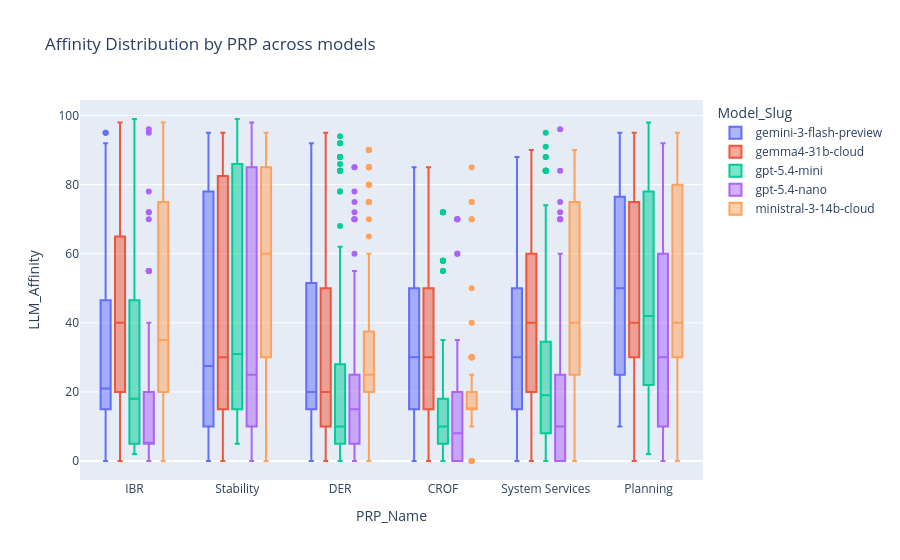

Source (notebook cell):
### Code cell
fig = px.box(
    prp_df,
    color='Model_Slug',
    y='LLM_Affinity',
    x = 'PRP_Name',
    # points = 'all',
    title='Affinity Distribution by PRP across models',
 )
# fig.update_layout(xaxis_title='PRP', yaxis_title='LLM Affinity')
# fig.update_xaxes(tickangle=45)
fig.show()

### Figure 1 — Plotly figure (JSON) as saved in the notebook; plotly's stock layout.template omitted (floating-point values rounded to 4 significant figures; data arrays with more than 128 entries replaced by an {"elided": "..."} marker saying what was removed)
{"data": [{"alignmentgroup": "True", "hovertemplate": "Model_Slug=gemini-3-flash-preview<br>PRP_Name=%{x}<br>LLM_Affinity=%{y}<extra></extra>", "legendgroup": "gemini-3-flash-preview", "marker": {"color": "#636efa"}, "name": "gemini-3-flash-preview", "notched": false, "offsetgroup": "gemini-3-flash-preview", "orientation": "v", "showlegend": true, "type": "box", "x": {"elided": "600 str values"}, "x0": " ", "xaxis": "x", "y": {"elided": "600 float values"}, "y0": " ", "yaxis": "y"}, {"alignmentgroup": "True", "hovertemplate": "Model_Slug=gemma4-31b-cloud<br>PRP_Name=%{x}<br>LLM_Affinity=%{y}<extra></extra>", "legendgroup": "gemma4-31b-cloud", "marker": {"color": "#EF553B"}, "name": "gemma4-31b-cloud", "notched": false, "offsetgroup": "gemma4-31b-cloud", "orientation": "v", "showlegend": true, "type": "box", "x": {"elided": "600 str values"}, "x0": " ", "xaxis": "x", "y": {"elided": "600 float values"}, "y0": " ", "yaxis": "y"}, {"alignmentgroup": "True", "hovertemplate": "Model_Slug=gpt-5.4-mini<br>PRP_Name=%{x}<br>LLM_Affinity=%{y}<extra></extra>", "legendgroup": "gpt-5.4-mini", "marker": {"color": "#00cc96"}, "name": "gpt-5.4-mini", "notched": false, "offsetgroup": "gpt-5.4-mini", "orientation": "v", "showlegend": true, "type": "box", "x": {"elided": "600 str values"}, "x0": " ", "xaxis": "x", "y": {"elided": "600 float values"}, "y0": " ", "yaxis": "y"}, {"alignmentgroup": "True", "hovertemplate": "Model_Slug=gpt-5.4-nano<br>PRP_Name=%{x}<br>LLM_Affinity=%{y}<extra></extra>", "legendgroup": "gpt-5.4-nano", "marker": {"color": "#ab63fa"}, "name": "gpt-5.4-nano", "notched": false, "offsetgroup": "gpt-5.4-nano", "orientation": "v", "showlegend": true, "type": "box", "x": {"elided": "600 str values"}, "x0": " ", "xaxis": "x", "y": {"elided": "600 float values"}, "y0": " ", "yaxis": "y"}, {"alignmentgroup": "True", "hovertemplate": "Model_Slug=ministral-3-14b-cloud<br>PRP_Name=%{x}<br>LLM_Affinity=%{y}<extra></extra>", "legendgroup": "ministral-3-14b-cloud", "marker": {"color": "#FFA15A"}, "name": "ministral-3-14b-cloud", "notched": false, "offsetgroup": "ministral-3-14b-cloud", "orientation": "v", "showlegend": true, "type": "box", "x": {"elided": "600 str values"}, "x0": " ", "xaxis": "x", "y": {"elided": "600 float values"}, "y0": " ", "yaxis": "y"}], "layout": {"boxmode": "group", "legend": {"title": {"text": "Model_Slug"}, "tracegroupgap": 0}, "title": {"text": "Affinity Distribution by PRP across models"}, "xaxis": {"anchor": "y", "domain": [0, 1], "title": {"text": "PRP_Name"}}, "yaxis": {"anchor": "x", "domain": [0, 1], "title": {"text": "LLM_Affinity"}}}}
